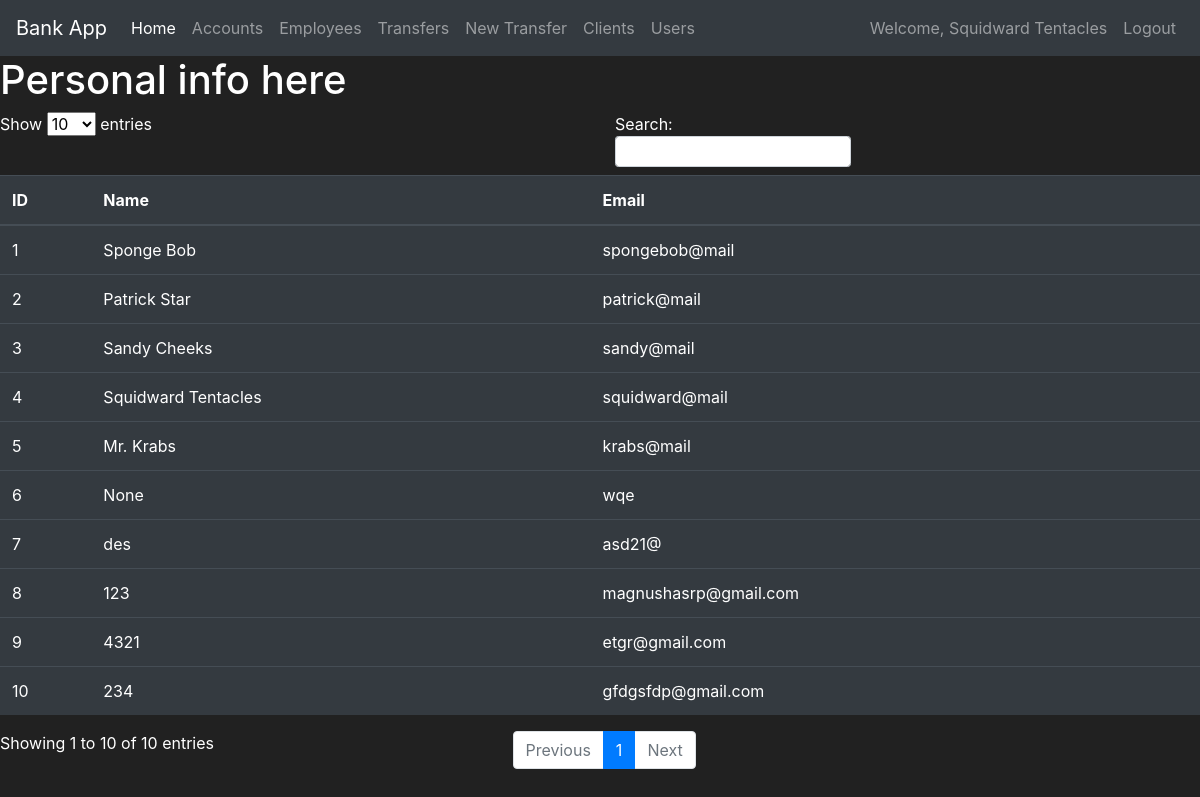
/users (signed in), run on the app's committed database.
### bank/models.py (models this page shows, shortened)
class User(db.Model, UserMixin):
    id = db.Column(db.Integer(), primary_key=True, autoincrement=True)
    name = db.Column(db.String())
    email = db.Column(db.String())
    password = db.Column(db.String)

### bank/routes.py (the view)
@app.route('/users')
@login_required
def users_page():
    users = User.query.all()
    return render_template("users.html", users=users)

### bank/models.py (called while the page is built)
@login_manager.user_loader
def load_user(user_id):
    return User.query.get(int(user_id))

### bank/templates/users.html (shortened to what this page needs)
{% extends "layout.html" %}
{% block body %}
<h1>Personal info here</h1>
<table id="data" class="table table-hover table-dark">
    <thead>
    <tr>
        <th>ID</th>
        <th>Name</th>
        <th>Email</th>
    </tr>
    </thead>
    <tbody>
    {% for user in users %}
    <tr>
        <td>{{ user.id }}</td>
        <td>{{ user.name }}</td>
        <td>{{ user.email }}</td>
    </tr>
    {% endfor %}
    </tbody>
</table>
{% endblock %}

### bank/templates/layout.html (shortened to what this page needs)
<!doctype html>
<html lang="en">
<head>
    <link rel="stylesheet" href="https://cdn.jsdelivr.net/npm/bootstrap@4.5.3/dist/css/bootstrap.min.css"
>
</head>
<body>
<nav class="navbar navbar-expand-md navbar-dark bg-dark">
    <a class="navbar-brand" href="{{ url_for('home_page') }}">Bank App</a>
    <div class="collapse navbar-collapse" id="navbarNav">
        <ul class="navbar-nav mr-auto">
            <li class="nav-item active">
                <a class="nav-link" href="{{ url_for('home_page') }}">Home <span class="sr-only">(current)</span></a>
            </li>
            <li class="nav-item">
                <a class="nav-link" href="{{ url_for('accounts_page') }}">Accounts</a>
            </li>
            <li class="nav-item">
                <a class="nav-link" href="{{ url_for('employees_page') }}">Employees</a>
            </li>
            <li class="nav-item">
                <a class="nav-link" href="{{ url_for('transfer_page') }}">Transfers</a>
            </li>
            <li class="nav-item">
                <a class="nav-link" href="{{ url_for('new_transfer_page') }}">New Transfer</a>
            </li>
            <li class="nav-item">
                <a class="nav-link" href="{{ url_for('clients_page') }}">Clients</a>
            </li>
            <li class="nav-item">
                <a class="nav-link" href="{{ url_for('users_page') }}">Users</a>
            </li>
        </ul>
        {% if current_user.is_authenticated %}
            <ul class="navbar-nav">
                <li class="nav-item">
                    <a class="nav-link">Welcome, {{ current_user.name }}</a>
                </li>
                <li class="nav-item">
                    <a class="nav-link" href="{{ url_for('logout_page') }}">Logout</a>
                </li>
            </ul>
        {% endif %}
    </div>
</nav>
{% block body %}
{% endblock %}
</body>
</html>

### bank/templates/layout.html (style rules this page uses)
body { background-color: #212121; color: white }

### data on the page
User: name "Squidward Tentacles", id "4", email "squidward@mail"
User: id "1", name "Sponge Bob", email "spongebob@mail"
User: id "2", name "Patrick Star", email "patrick@mail"
User: id "3", name "Sandy Cheeks", email "sandy@mail"
User: id "5", name "Mr. Krabs", email "krabs@mail"
User: id "6", name "None", email "wqe"
User: id "7", name "des", email "asd21@"
User: id "8", name "123", email "magnushasrp@gmail.com"
User: id "9", name "4321", email "etgr@gmail.com"
User: id "10", name "234", email "gfdgsfdp@gmail.com"
